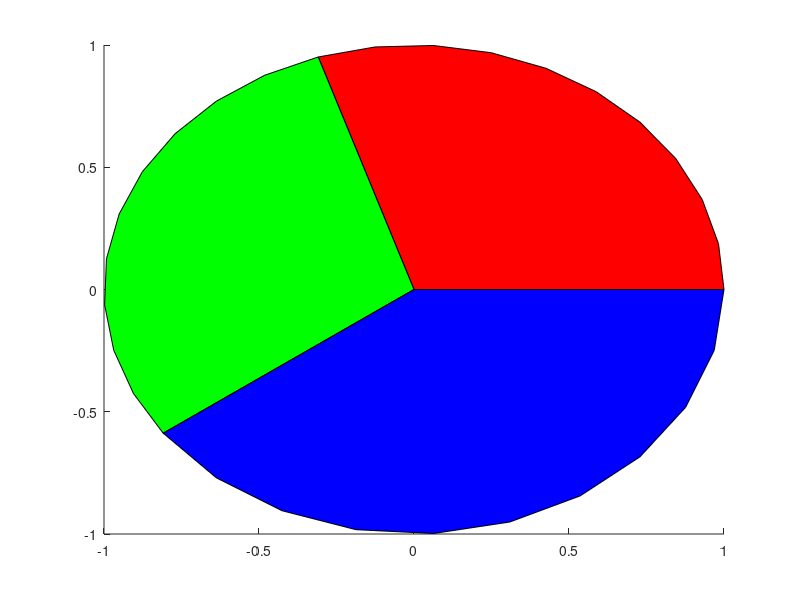

Recreate this plot in MATLAB.

r = [.3 .3 .4];
startAngle = 0;
numSteps = 10;
col = [1 0 0; 0 1 0; 0 0 1];
colormap(col);
figure; hold on;
for i = 1:numel(r)
    step = r(i)*2*pi/numSteps;
    theta = [0 0:step:r(i)*2*pi 0];
%     theta = [theta 0];
    theta = theta + startAngle;
    [x, y] = pol2cart(theta,[0 ones(1,numel(theta)-2) 0]);
    patch(x,y,i,'Facecolor',col(i,:));
    startAngle = max(theta);
%     pause;
end
hold off